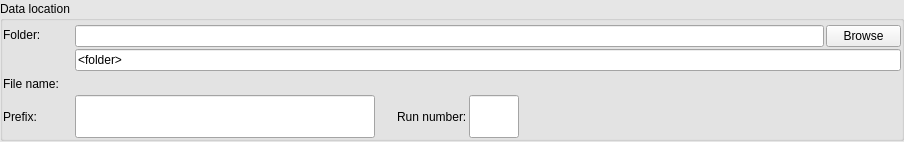
<?xml version="1.0" encoding="UTF-8"?>
<ui version="4.0">
 <class>DataPathWidgetHorizontalLayout</class>
 <widget class="QWidget" name="DataPathWidgetHorizontalLayout">
  <property name="geometry">
   <rect>
    <x>0</x>
    <y>0</y>
    <width>904</width>
    <height>142</height>
   </rect>
  </property>
  <property name="palette">
   <palette>
    <active>
     <colorrole role="Base">
      <brush brushstyle="SolidPattern">
       <color alpha="255">
        <red>255</red>
        <green>255</green>
        <blue>255</blue>
       </color>
      </brush>
     </colorrole>
     <colorrole role="Window">
      <brush brushstyle="SolidPattern">
       <color alpha="255">
        <red>230</red>
        <green>230</green>
        <blue>230</blue>
       </color>
      </brush>
     </colorrole>
    </active>
    <inactive>
     <colorrole role="Base">
      <brush brushstyle="SolidPattern">
       <color alpha="255">
        <red>255</red>
        <green>255</green>
        <blue>255</blue>
       </color>
      </brush>
     </colorrole>
     <colorrole role="Window">
      <brush brushstyle="SolidPattern">
       <color alpha="255">
        <red>230</red>
        <green>230</green>
        <blue>230</blue>
       </color>
      </brush>
     </colorrole>
    </inactive>
    <disabled>
     <colorrole role="Base">
      <brush brushstyle="SolidPattern">
       <color alpha="255">
        <red>230</red>
        <green>230</green>
        <blue>230</blue>
       </color>
      </brush>
     </colorrole>
     <colorrole role="Window">
      <brush brushstyle="SolidPattern">
       <color alpha="255">
        <red>230</red>
        <green>230</green>
        <blue>230</blue>
       </color>
      </brush>
     </colorrole>
    </disabled>
   </palette>
  </property>
  <property name="windowTitle">
   <string>Data path</string>
  </property>
  <layout class="QHBoxLayout">
   <property name="spacing">
    <number>0</number>
   </property>
   <property name="margin">
    <number>0</number>
   </property>
   <item>
    <widget class="QGroupBox" name="data_path_gb">
     <property name="sizePolicy">
      <sizepolicy hsizetype="Expanding" vsizetype="Expanding">
       <horstretch>0</horstretch>
       <verstretch>0</verstretch>
      </sizepolicy>
     </property>
     <property name="minimumSize">
      <size>
       <width>250</width>
       <height>100</height>
      </size>
     </property>
     <property name="maximumSize">
      <size>
       <width>32767</width>
       <height>140</height>
      </size>
     </property>
     <property name="title">
      <string>Data location</string>
     </property>
     <layout class="QHBoxLayout">
      <property name="spacing">
       <number>0</number>
      </property>
      <property name="leftMargin">
       <number>0</number>
      </property>
      <property name="topMargin">
       <number>4</number>
      </property>
      <property name="rightMargin">
       <number>0</number>
      </property>
      <property name="bottomMargin">
       <number>0</number>
      </property>
      <item>
       <layout class="QVBoxLayout">
        <property name="spacing">
         <number>2</number>
        </property>
        <item>
         <layout class="QHBoxLayout">
          <property name="spacing">
           <number>2</number>
          </property>
          <item>
           <layout class="QVBoxLayout">
            <property name="spacing">
             <number>2</number>
            </property>
            <item>
             <widget class="QLabel" name="folder_label">
              <property name="minimumSize">
               <size>
                <width>70</width>
                <height>0</height>
               </size>
              </property>
              <property name="maximumSize">
               <size>
                <width>70</width>
                <height>16777215</height>
               </size>
              </property>
              <property name="text">
               <string>Folder:</string>
              </property>
              <property name="wordWrap">
               <bool>false</bool>
              </property>
             </widget>
            </item>
            <item>
             <spacer name="verticalSpacer">
              <property name="orientation">
               <enum>Qt::Vertical</enum>
              </property>
              <property name="sizeType">
               <enum>QSizePolicy::Fixed</enum>
              </property>
              <property name="sizeHint" stdset="0">
               <size>
                <width>20</width>
                <height>27</height>
               </size>
              </property>
             </spacer>
            </item>
            <item>
             <widget class="QLabel" name="file_name_label">
              <property name="minimumSize">
               <size>
                <width>70</width>
                <height>0</height>
               </size>
              </property>
              <property name="maximumSize">
               <size>
                <width>70</width>
                <height>16777215</height>
               </size>
              </property>
              <property name="text">
               <string>File name:</string>
              </property>
              <property name="wordWrap">
               <bool>false</bool>
              </property>
             </widget>
            </item>
           </layout>
          </item>
          <item>
           <layout class="QVBoxLayout">
            <property name="spacing">
             <number>2</number>
            </property>
            <item>
             <layout class="QHBoxLayout">
              <property name="spacing">
               <number>2</number>
              </property>
              <item>
               <widget class="QLineEdit" name="base_path_ledit">
                <property name="enabled">
                 <bool>true</bool>
                </property>
                <property name="minimumSize">
                 <size>
                  <width>200</width>
                  <height>0</height>
                 </size>
                </property>
                <property name="maximumSize">
                 <size>
                  <width>32767</width>
                  <height>32767</height>
                 </size>
                </property>
                <property name="text">
                 <string/>
                </property>
                <property name="readOnly">
                 <bool>true</bool>
                </property>
               </widget>
              </item>
              <item>
               <widget class="QPushButton" name="browse_button">
                <property name="maximumSize">
                 <size>
                  <width>75</width>
                  <height>32765</height>
                 </size>
                </property>
                <property name="text">
                 <string>Browse</string>
                </property>
               </widget>
              </item>
             </layout>
            </item>
            <item>
             <widget class="QLineEdit" name="folder_ledit">
              <property name="minimumSize">
               <size>
                <width>50</width>
                <height>0</height>
               </size>
              </property>
              <property name="maximumSize">
               <size>
                <width>32767</width>
                <height>32767</height>
               </size>
              </property>
              <property name="text">
               <string>&lt;folder&gt;</string>
              </property>
             </widget>
            </item>
            <item>
             <layout class="QHBoxLayout">
              <property name="spacing">
               <number>2</number>
              </property>
              <item>
               <widget class="QLabel" name="file_name_value_label">
                <property name="text">
                 <string>&lt;file name&gt;</string>
                </property>
                <property name="wordWrap">
                 <bool>false</bool>
                </property>
               </widget>
              </item>
              <item>
               <spacer name="file_name_hspacer">
                <property name="orientation">
                 <enum>Qt::Horizontal</enum>
                </property>
                <property name="sizeType">
                 <enum>QSizePolicy::Expanding</enum>
                </property>
                <property name="sizeHint" stdset="0">
                 <size>
                  <width>61</width>
                  <height>20</height>
                 </size>
                </property>
               </spacer>
              </item>
             </layout>
            </item>
           </layout>
          </item>
         </layout>
        </item>
        <item>
         <layout class="QHBoxLayout">
          <property name="spacing">
           <number>2</number>
          </property>
          <item>
           <widget class="QLabel" name="prefix_label">
            <property name="minimumSize">
             <size>
              <width>70</width>
              <height>0</height>
             </size>
            </property>
            <property name="maximumSize">
             <size>
              <width>70</width>
              <height>32767</height>
             </size>
            </property>
            <property name="text">
             <string>Prefix:</string>
            </property>
            <property name="wordWrap">
             <bool>false</bool>
            </property>
           </widget>
          </item>
          <item>
           <widget class="QLineEdit" name="prefix_ledit">
            <property name="minimumSize">
             <size>
              <width>150</width>
              <height>0</height>
             </size>
            </property>
            <property name="maximumSize">
             <size>
              <width>300</width>
              <height>32767</height>
             </size>
            </property>
           </widget>
          </item>
          <item>
           <spacer name="prefix_hspacer">
            <property name="orientation">
             <enum>Qt::Horizontal</enum>
            </property>
            <property name="sizeType">
             <enum>QSizePolicy::Fixed</enum>
            </property>
            <property name="sizeHint" stdset="0">
             <size>
              <width>20</width>
              <height>20</height>
             </size>
            </property>
           </spacer>
          </item>
          <item>
           <widget class="QLabel" name="run_num_label">
            <property name="text">
             <string>Run number:</string>
            </property>
            <property name="wordWrap">
             <bool>false</bool>
            </property>
           </widget>
          </item>
          <item>
           <widget class="QLineEdit" name="run_number_ledit">
            <property name="minimumSize">
             <size>
              <width>50</width>
              <height>0</height>
             </size>
            </property>
            <property name="maximumSize">
             <size>
              <width>50</width>
              <height>32767</height>
             </size>
            </property>
           </widget>
          </item>
          <item>
           <spacer name="run_number_spacer">
            <property name="orientation">
             <enum>Qt::Horizontal</enum>
            </property>
            <property name="sizeType">
             <enum>QSizePolicy::Expanding</enum>
            </property>
            <property name="sizeHint" stdset="0">
             <size>
              <width>1</width>
              <height>20</height>
             </size>
            </property>
           </spacer>
          </item>
         </layout>
        </item>
       </layout>
      </item>
     </layout>
    </widget>
   </item>
  </layout>
 </widget>
 <layoutdefault spacing="0" margin="1"/>
 <resources/>
 <connections/>
</ui>
